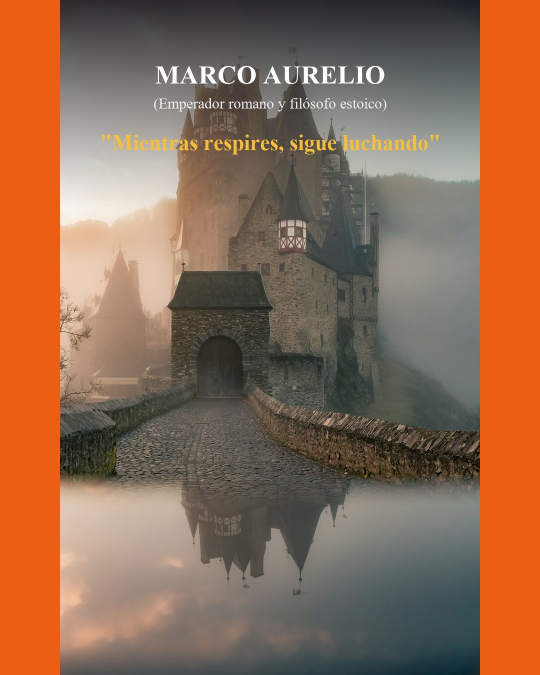
#> input picture prueba_estilo_carlos_arias.jpg, 1080 x 1350 px, given in place of mentalidad_de_acero_1791642856974.jpg, which was not available (shown at 1/2 size)
$ python generar_bateria_mentalidad.py
#> lines starting #> are read from the running program, lines starting #| are printed output that depends on the picture; pictures that were not available may be replaced by others from this repository, and a replacement may not be noted
#> (reads mentalidad_de_acero/publicaciones.json from the repository)
### componer_mentalidad_acero.py
import os
import sys
from PIL import Image, ImageDraw, ImageFont

if sys.platform == "win32":
    sys.stdout.reconfigure(encoding='utf-8')
    sys.stderr.reconfigure(encoding='utf-8')

def obtener_fuente(nombre, tamano):
    rutas_posibles = [
        f"C:\\Windows\\Fonts\\{nombre}",
        f"C:\\Windows\\Fonts\\impact.ttf",
        f"C:\\Windows\\Fonts\\arialbd.ttf",
        f"C:\\Windows\\Fonts\\arial.ttf"
    ]
    for r in rutas_posibles:
        if os.path.exists(r):
            try:
                return ImageFont.truetype(r, tamano)
            except Exception:
                continue
    return ImageFont.load_default()

import math

def dibujar_flecha(draw, start, end, color, width=3):
    draw.line([start, end], fill=color, width=width)
    dx = end[0] - start[0]
    dy = end[1] - start[1]
    angle = math.atan2(dy, dx)
    arrow_len = 14
    arrow_angle = math.pi / 6
    p1 = (end[0] - arrow_len * math.cos(angle - arrow_angle), end[1] - arrow_len * math.sin(angle - arrow_angle))
    p2 = (end[0] - arrow_len * math.cos(angle + arrow_angle), end[1] - arrow_len * math.sin(angle + arrow_angle))
    draw.polygon([end, p1, p2], fill=color)

def componer_infografia_mentalidad(
    imagen_base_path,
    titulo_superior="MENTALIDAD ERRÓNEA",
    subtitulo_superior="EL POBRECITO",
    items_izquierda=[
        "ES CULPA DE OTROS",
        "SIEMPRE SE QUEJA",
        "TODO LE SALE MAL",
        "VIVE EN EXCUSAS",
        "BUSCA LÁSTIMA",
        "SE SIENTE VÍCTIMA"
    ],
    items_derecha=[
        "ASUME RESPONSABILIDAD",
        "BUSCA SOLUCIONES",
        "APRENDE DE DIFICULTADES",
        "TRABAJA DURO",
        "NO BUSCA LÁSTIMA",
        "SE LEVANTA Y SIGUE"
    ],
    frase_linea1="LA POBREZA PUEDE SER UNA CIRCUNSTANCIA,",
    frase_linea2="PERO LA MENTALIDAD DE VÍCTIMA PUEDE SER UNA PRISIÓN.",
    output_path="mentalidad_infografia_final.jpg"
):
    # Formato vertical óptimo para Facebook: 1080 x 1350 (4:5)
#> called with titulo_superior = 'MENTALIDAD ERRÓNEA', subtitulo_superior = 'EL POBRECITO', frase_linea1 = 'LA POBREZA PUEDE SER UNA CIRCUNSTANCIA,'
    ancho_final = 1080
    alto_final = 1350

    img_base = Image.open(imagen_base_path).convert("RGBA")
    # Redimensionar cubriendo el lienzo central
    img_ratio = img_base.width / img_base.height
    target_ratio = ancho_final / alto_final

    if img_ratio > target_ratio:
        new_h = alto_final
        new_w = int(alto_final * img_ratio)
    else:
        new_w = ancho_final
        new_h = int(ancho_final / img_ratio)

    img_resized = img_base.resize((new_w, new_h), Image.Resampling.LANCZOS)
    left = (new_w - ancho_final) // 2
    top = (new_h - alto_final) // 2
    canvas = img_resized.crop((left, top, left + ancho_final, top + alto_final))

    # Capas de sombreado superior e inferior para legibilidad perfecta
    overlay = Image.new("RGBA", (ancho_final, alto_final), (0, 0, 0, 0))
#> overlay: PIL image 1080x1350 RGBA; every value is 0
    draw_ov = ImageDraw.Draw(overlay)

    # Degradado superior (0 a 240px)
    for y in range(240):
        alpha = int(220 * (1 - (y / 240.0) ** 1.3))
        draw_ov.line([(0, y), (ancho_final, y)], fill=(0, 0, 0, alpha))

    # Degradado inferior (1050 a 1350px)
    for y in range(1050, alto_final):
        alpha = int(240 * ((y - 1050) / 300.0) ** 1.1)
        draw_ov.line([(0, y), (ancho_final, y)], fill=(0, 0, 0, alpha))

    # Viñeta lateral tenue para resaltar textos
    for x in range(180):
        alpha = int(140 * (1 - (x / 180.0) ** 1.2))
        draw_ov.line([(x, 240), (x, 1050)], fill=(0, 0, 0, alpha))
        draw_ov.line([(ancho_final - 1 - x, 240), (ancho_final - 1 - x, 1050)], fill=(0, 0, 0, alpha))

    canvas = Image.alpha_composite(canvas, overlay)
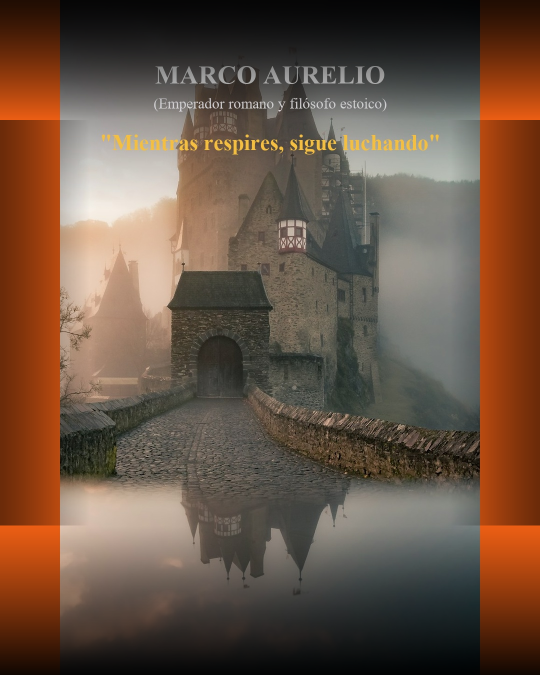
#> canvas: PIL image 1080x1350 RGBA (shown at 1/2 size); mean R, G, B, A 106.1, 83.3, 67.2, 255
    draw = ImageDraw.Draw(canvas)

    # 1. ENCABEZADO SUPERIOR
    font_titulo = obtener_fuente("impact.ttf", 64)
    font_subtitulo = obtener_fuente("impact.ttf", 80)

    # Texto: MENTALIDAD ERRÓNEA (blanco con sombra)
    bbox_t = draw.textbbox((0, 0), titulo_superior, font=font_titulo)
#> bbox_t = (0, 2, 110, 10)
    w_t = bbox_t[2] - bbox_t[0]
#> w_t = 110
    x_t = (ancho_final - w_t) // 2
#> x_t = 485
    y_t = 35

    draw.text((x_t + 3, y_t + 3), titulo_superior, fill=(0, 0, 0, 240), font=font_titulo)
    draw.text((x_t, y_t), titulo_superior, fill=(255, 255, 255, 255), font=font_titulo)

    # Texto: EL POBRECITO (amarillo oro con sombra profunda)
    bbox_s = draw.textbbox((0, 0), subtitulo_superior, font=font_subtitulo)
#> bbox_s = (0, 2, 68, 10)
    w_s = bbox_s[2] - bbox_s[0]
#> w_s = 68
    x_s = (ancho_final - w_s) // 2
#> x_s = 506
    y_s = 105

    draw.text((x_s + 4, y_s + 4), subtitulo_superior, fill=(0, 0, 0, 250), font=font_subtitulo)
    draw.text((x_s, y_s), subtitulo_superior, fill=(245, 175, 25, 255), font=font_subtitulo)

    # Línea roja decorativa bajo el título
    draw.line([(x_s, y_s + 90), (x_s + w_s, y_s + 90)], fill=(220, 38, 38, 240), width=4)

    # 2. ELEMENTOS IZQUIERDA (Mentalidad Débil)
    font_items = obtener_fuente("impact.ttf", 30)

    y_start_izq = 260
    espacio_y_izq = 115

    for i, item in enumerate(items_izquierda[:6]):
        cur_y = y_start_izq + (i * espacio_y_izq)
        bbox_it = draw.textbbox((0, 0), item, font=font_items)
        w_it = bbox_it[2] - bbox_it[0]

        # Sombra y texto
        draw.text((32, cur_y + 2), item, fill=(0, 0, 0, 240), font=font_items)
        draw.text((30, cur_y), item, fill=(241, 245, 249, 255), font=font_items)

        # Flecha indicadora hacia el centro/personaje
        start_x = 40 + w_it + 15
        end_x = start_x + 55
        target_y = cur_y + 16
        dibujar_flecha(draw, (start_x, target_y), (end_x, target_y), (148, 163, 184, 220), width=3)
#> this loop made 6 passes
#> (bbox_it, w_it, start_x, end_x) on passes 1 to 6: ((0, 2, 95, 10), 95, 150, 205), ((0, 2, 91, 11), 91, 146, 201), ((0, 2, 90, 10), 90, 145, 200), ((0, 2, 83, 10), 83, 138, 193), ((0, 2, 76, 10), 76, 131, 186), ((0, 2, 94, 10), 94, 149, 204)

    # 3. ELEMENTOS DERECHA (Mentalidad de Acero)
    y_start_der = 260
    espacio_y_der = 115

    for i, item in enumerate(items_derecha[:6]):
        cur_y = y_start_der + (i * espacio_y_der)
        bbox_it = draw.textbbox((0, 0), item, font=font_items)
        w_it = bbox_it[2] - bbox_it[0]
        cur_x = ancho_final - 35 - w_it

        # Flecha indicadora hacia el personaje/centro
        start_x = cur_x - 15
        end_x = start_x - 55
        target_y = cur_y + 16
        dibujar_flecha(draw, (start_x, target_y), (end_x, target_y), (245, 175, 25, 240), width=3)

        # Sombra y texto
        draw.text((cur_x + 2, cur_y + 2), item, fill=(0, 0, 0, 240), font=font_items)
        draw.text((cur_x, cur_y), item, fill=(255, 255, 255, 255), font=font_items)
#> this loop made 6 passes
#> (bbox_it, w_it, cur_x, start_x, end_x) on passes 1 to 6: ((0, 2, 125, 10), 125, 920, 905, 850), ((0, 2, 97, 10), 97, 948, 933, 878), ((0, 2, 132, 10), 132, 913, 898, 843), ((0, 2, 71, 10), 71, 974, 959, 904), ((0, 2, 93, 10), 93, 952, 937, 882), ((0, 2, 97, 10), 97, 948, 933, 878)

    # 4. FRASE SENTENCIA INFERIOR
    font_frase1 = obtener_fuente("impact.ttf", 36)
    font_frase2 = obtener_fuente("impact.ttf", 40)
    font_firma = obtener_fuente("arialbd.ttf", 22)

    # Línea 1 (Blanca)
    bbox_f1 = draw.textbbox((0, 0), frase_linea1, font=font_frase1)
#> bbox_f1 = (0, 2, 219, 11)
    w_f1 = bbox_f1[2] - bbox_f1[0]
#> w_f1 = 219
    x_f1 = (ancho_final - w_f1) // 2
#> x_f1 = 430
    y_f1 = 1130

    draw.text((x_f1 + 3, y_f1 + 3), frase_linea1, fill=(0, 0, 0, 240), font=font_frase1)
    draw.text((x_f1, y_f1), frase_linea1, fill=(255, 255, 255, 255), font=font_frase1)

    # Línea 2 (Amarillo Oro)
    bbox_f2 = draw.textbbox((0, 0), frase_linea2, font=font_frase2)
#> bbox_f2 = (0, 2, 282, 10)
    w_f2 = bbox_f2[2] - bbox_f2[0]
#> w_f2 = 282
    x_f2 = (ancho_final - w_f2) // 2
#> x_f2 = 399
    y_f2 = 1180

    draw.text((x_f2 + 3, y_f2 + 3), frase_linea2, fill=(0, 0, 0, 250), font=font_frase2)
    draw.text((x_f2, y_f2), frase_linea2, fill=(245, 175, 25, 255), font=font_frase2)

    # Firma: — MENTALIDAD DE ACERO —
    firma = "— MENTALIDAD DE ACERO —"
    bbox_fi = draw.textbbox((0, 0), firma, font=font_firma)
#> bbox_fi = (0, 2, 127, 10)
    w_fi = bbox_fi[2] - bbox_fi[0]
#> w_fi = 127
    x_fi = (ancho_final - w_fi) // 2
#> x_fi = 476
    y_fi = 1260

    draw.text((x_fi + 2, y_fi + 2), firma, fill=(0, 0, 0, 220), font=font_firma)
    draw.text((x_fi, y_fi), firma, fill=(148, 163, 184, 240), font=font_firma)

    # Guardar en JPEG alta calidad
    canvas.convert("RGB").save(output_path, "JPEG", quality=95)
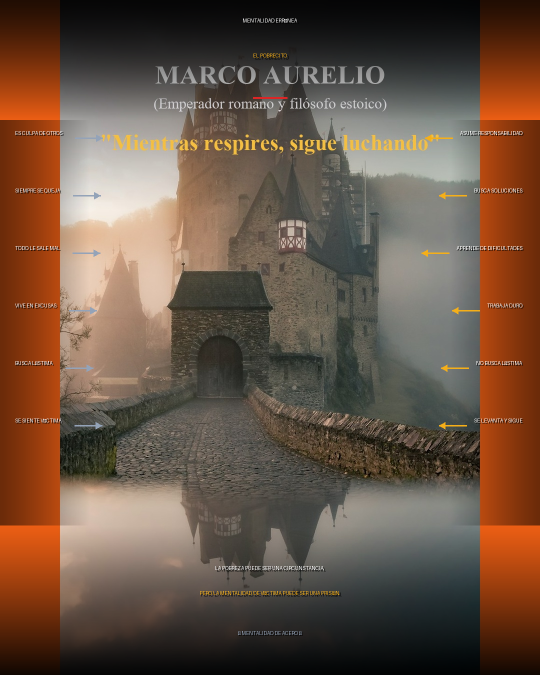
#> saved as post_1_el_pobrecito.jpg: PIL image 1080x1350 RGB (shown at 1/2 size); mean R, G, B 106.4, 83.7, 67.6
    print(f"✅ Infografía de Mentalidad generada con éxito en: {output_path}")

# [4 lines that do not run on import are left out]

### generar_bateria_mentalidad.py
import os
import sys
import json
import requests
from componer_mentalidad_acero import componer_infografia_mentalidad

if sys.platform == "win32":
    sys.stdout.reconfigure(encoding='utf-8')
    sys.stderr.reconfigure(encoding='utf-8')

# Cargar API Key
API_KEY = ""
if os.path.exists("config.json"):
    with open("config.json", "r", encoding="utf-8") as f:
        cfg = json.load(f)
        API_KEY = cfg.get("GEMINI_API_KEY", "")

# [34 lines left out: function redactar_copy_con_gemini, not called in this run]

# Las 10 Batallas Mentales
BATALLAS = [
    {
        "id": 1,
        "arquetipo": "EL POBRECITO",
        "subtitulo": "EL POBRECITO",
        "base_img": "C:\\Users\\JMSOLUTIONS8825\\.gemini\\antigravity\\brain\\89115b35-5a7e-4589-b341-10e2a7da7397\\mentalidad_de_acero_1791642856974.jpg",
        "items_izq": ["ES CULPA DE OTROS", "SIEMPRE SE QUEJA", "TODO LE SALE MAL", "VIVE EN EXCUSAS", "BUSCA LÁSTIMA", "SE SIENTE VÍCTIMA"],
        "items_der": ["ASUME RESPONSABILIDAD", "BUSCA SOLUCIONES", "APRENDE DE DIFICULTADES", "TRABAJA DURO", "NO BUSCA LÁSTIMA", "SE LEVANTA Y SIGUE"],
        "frase1": "LA POBREZA PUEDE SER UNA CIRCUNSTANCIA,",
        "frase2": "PERO LA MENTALIDAD DE VÍCTIMA PUEDE SER UNA PRISIÓN.",
        "ya_publicado": True
    },
    {
        "id": 2,
        "arquetipo": "EL PROCRASTINADOR",
        "subtitulo": "EL PROCRASTINADOR",
        "base_img": "C:\\Users\\JMSOLUTIONS8825\\.gemini\\antigravity\\brain\\89115b35-5a7e-4589-b341-10e2a7da7397\\contraste_disciplina_entrenamiento_1791643213855.jpg",
        "items_izq": ["LO DEJA PARA MAÑANA", "ESPERA ESTAR INSPIRADO", "ADEPTO A LAS REDES", "VIVE EN INTENCIONES", "PLANEA SIN EJECUTAR", "LLENO DE PROMESAS"],
        "items_der": ["EMPIEZA AHORA MISMO", "NO ESPERA MOTIVACIÓN", "CERO DISTRACCIONES", "VIVE EN ACCIONES", "EJECUTA EN SILENCIO", "LLENO DE RESULTADOS"],
        "frase1": "MAÑANA ES EL DÍA FAVORITO DEL QUE NUNCA LOGRA NADA.",
        "frase2": "EL ÉXITO SE CONSTRUYE HOY O NO SE CONSTRUYE NUNCA.",
        "ya_publicado": False
    },
    {
        "id": 3,
        "arquetipo": "EL FRÁGIL EMOCIONAL",
        "subtitulo": "EL FRÁGIL EMOCIONAL",
        "base_img": "C:\\Users\\JMSOLUTIONS8825\\.gemini\\antigravity\\brain\\89115b35-5a7e-4589-b341-10e2a7da7397\\mentalidad_de_acero_1791642856974.jpg",
        "items_izq": ["EXPLOTA POR TODO", "OFENDIDO CONSTANTE", "ESCLAVO DEL ÁNIMO", "DEPENDE DE OPINIONES", "REACCIONA AL INSTANTE", "MENTALIDAD DE CRISTAL"],
        "items_der": ["DOMINA SUS IMPULSOS", "INMUTABLE ANTE CRÍTICAS", "DISCIPLINA SOBRE ÁNIMO", "SEGURO DE SU MISIÓN", "RESPONDE CON CALMA", "MENTALIDAD BLINDADA"],
        "frase1": "QUIEN NO CONTROLA SUS PROPIAS EMOCIONES,",
        "frase2": "SERÁ SIEMPRE EL ESCLAVO DE QUIEN SEPA PROVOCARLO.",
        "ya_publicado": False
    },
    {
        "id": 4,
        "arquetipo": "EL BUSCADOR DE ATAJOS",
        "subtitulo": "EL BUSCADOR DE ATAJOS",
        "base_img": "C:\\Users\\JMSOLUTIONS8825\\.gemini\\antigravity\\brain\\89115b35-5a7e-4589-b341-10e2a7da7397\\contraste_cima_montana_fog_1791643241851.jpg",
        "items_izq": ["BUSCA DINERO FÁCIL", "HUYE DE LA DISCIPLINA", "CAMBIA CADA SEMANA", "QUIERE RESULTADOS YA", "NO PAGA EL PRECIO", "ESPERA UN MILAGRO"],
        "items_der": ["CONSTRUYE PASO A PASO", "ABRAZA EL PROCESO", "CONSTANTE POR AÑOS", "VALORA EL ESFUERZO", "PAGA EL PRECIO DIARIO", "ES SU PROPIO MILAGRO"],
        "frase1": "LOS ATAJOS EN LA VIDA CASI SIEMPRE CONDUCEN",
        "frase2": "A LOS CALLEJONES SIN SALIDA DE LA MEDIOCRIDAD.",
        "ya_publicado": False
    },
    {
        "id": 5,
        "arquetipo": "EL ADICTO A VALIDACIÓN",
        "subtitulo": "EL ADICTO A VALIDACIÓN",
        "base_img": "C:\\Users\\JMSOLUTIONS8825\\.gemini\\antigravity\\brain\\89115b35-5a7e-4589-b341-10e2a7da7397\\mentalidad_de_acero_1791642856974.jpg",
        "items_izq": ["VIVE PARA APARENTAR", "BUSCA EL APLAUSO", "TEME NO ENCAJAR", "COMPRA LO QUE NO PUEDE", "PIDE PERMISO AL MUNDO", "VACÍO POR DENTRO"],
        "items_der": ["VIVE PARA TRASCENDER", "BUSCA SU RESPETO", "NO TEME ESTAR SOLO", "INVIERTE EN SU MENTE", "AVANZA SIN MIRAR ATRÁS", "FORJADO POR DENTRO"],
        "frase1": "EL QUE EDIFICA SU VALOR SOBRE EL APLAUSO AJENO,",
        "frase2": "SE DERRUMBA EN EL MOMENTO EN QUE LLEGA EL SILENCIO.",
        "ya_publicado": False
    },
    {
        "id": 6,
        "arquetipo": "EL ENEMIGO DEL FRACASO",
        "subtitulo": "EL ENEMIGO DEL FRACASO",
        "base_img": "C:\\Users\\JMSOLUTIONS8825\\.gemini\\antigravity\\brain\\89115b35-5a7e-4589-b341-10e2a7da7397\\contraste_disciplina_entrenamiento_1791643213855.jpg",
        "items_izq": ["SE RINDE AL PRIMER GOLPE", "VE EL ERROR COMO FIN", "OCULTA SUS CAÍDAS", "TEME VOLVER A INTENTAR", "SE CREE DERROTADO", "QUEDA PARALIZADO"],
        "items_der": ["SE LEVANTA MÁS FUERTE", "VE EL ERROR COMO GUÍA", "APRENDE DE LA CAÍDA", "INTENTA CON MÁS FURIA", "SABE QUE EL FALLO EDUCA", "AVANZA SIN FRENO"],
        "frase1": "EL FRACASO NO ES LO CONTRARIO AL ÉXITO,",
        "frase2": "EL FRACASO ES LA MATERIA PRIMA CON LA QUE SE FORJA.",
        "ya_publicado": False
    },
    {
        "id": 7,
        "arquetipo": "EL ENVIDIOSO PASIVO",
        "subtitulo": "EL ENVIDIOSO PASIVO",
        "base_img": "C:\\Users\\JMSOLUTIONS8825\\.gemini\\antigravity\\brain\\89115b35-5a7e-4589-b341-10e2a7da7397\\mentalidad_de_acero_1791642856974.jpg",
        "items_izq": ["CRITICA EL ÉXITO AJENO", "HABLA DE OTRAS VIDAS", "COMPITE CON EL VECINO", "LLENO DE AMARGURA", "JUSTIFICA SU PEREZA", "DESEA QUE OTROS CAIGAN"],
        "items_der": ["APLAUDE AL QUE TRABAJA", "SOLO HABLA DE SU META", "COMPITE CONSIGO MISMO", "LLENO DE PROPÓSITO", "ELIMINA TODA EXCUSA", "CONCENTRADO EN CRECER"],
        "frase1": "LA ENVIDIA ES EL TRIBUTO INVOLUNTARIO",
        "frase2": "QUE LA MEDIOCRIDAD LE PAGA AL TALENTO Y AL TRABAJO.",
        "ya_publicado": False
    },
    {
        "id": 8,
        "arquetipo": "EL AMANTE DEL CONFORT",
        "subtitulo": "EL AMANTE DEL CONFORT",
        "base_img": "C:\\Users\\JMSOLUTIONS8825\\.gemini\\antigravity\\brain\\89115b35-5a7e-4589-b341-10e2a7da7397\\contraste_cima_montana_fog_1791643241851.jpg",
        "items_izq": ["HUYE DEL ESFUERZO", "PREFIERE LA CAMA", "CONFORME CON LO POCO", "TEME A LA PRESIÓN", "SE QUEJA DEL SUDOR", "SE OXIDA EN REPOSO"],
        "items_der": ["BUSCA LA DIFICULTAD", "DISCIPLINA TEMPRANA", "HAMBRIENTO DE CRECER", "CRECE BAJO PRESIÓN", "AMA EL SUDOR DIARIO", "SE FORJA EN EL FUEGO"],
        "frase1": "EL CONFORT ES UNA PRISIÓN SILENCIOSA",
        "frase2": "QUE ASESINA MÁS SUEÑOS QUE CUALQUIER FRACASO.",
        "ya_publicado": False
    },
    {
        "id": 9,
        "arquetipo": "EL HABLADOR DE PLANES",
        "subtitulo": "EL HABLADOR DE PLANES",
        "base_img": "C:\\Users\\JMSOLUTIONS8825\\.gemini\\antigravity\\brain\\89115b35-5a7e-4589-b341-10e2a7da7397\\contraste_disciplina_entrenamiento_1791643213855.jpg",
        "items_izq": ["MUCHO RUIDO Y NADA", "CUENTA TODO ANTES", "VIVE EN LA ILUSIÓN", "PROMETE Y NO CUMPLE", "BUSCA FELICITACIÓN", "CERO RESULTADOS"],
        "items_der": ["SILENCIO Y ACCIÓN", "MUESTRA RESULTADOS", "VIVE EN LA REALIDAD", "HACE MÁS DE LO QUE DICE", "CUMPLE SU PALABRA", "RESULTADOS REALES"],
        "frase1": "NO LE CUENTES A NADIE LO QUE VAS A HACER,",
        "frase2": "DEJA QUE EL RUIDO DE TUS RESULTADOS HABLE POR TI.",
        "ya_publicado": False
    },
    {
        "id": 10,
        "arquetipo": "EL ESCLAVO DEL PASADO",
        "subtitulo": "EL ESCLAVO DEL PASADO",
        "base_img": "C:\\Users\\JMSOLUTIONS8825\\.gemini\\antigravity\\brain\\89115b35-5a7e-4589-b341-10e2a7da7397\\mentalidad_de_acero_1791642856974.jpg",
        "items_izq": ["CULPA A SU INFANCIA", "USA EL DOLOR DE EXCUSA", "VIVE RESENTIDO", "NO SUPERA LA HERIDA", "SE CREE VÍCTIMA", "ATADO AL AYER"],
        "items_der": ["FORJA SU PRESENTE", "USA EL DOLOR DE ESCUDO", "TRANSFORMA EL RENCOR", "CICATRIZA Y GUERREA", "SE VE COMO GUERRERO", "DUEÑO DE SU MAÑANA"],
        "frase1": "TU PASADO FUE TU CAMPO DE ENTRENAMIENTO,",
        "frase2": "NO LA CONDENA PERPETUA DE TU DESTINO.",
        "ya_publicado": False
    }
]

def generar_todo():
    img_dir = os.path.join("mentalidad_de_acero", "imagenes")
    os.makedirs(img_dir, exist_ok=True)

    json_path = os.path.join("mentalidad_de_acero", "publicaciones.json")
    posts_existentes = []
    if os.path.exists(json_path):
        with open(json_path, "r", encoding="utf-8") as f:
            posts_existentes = json.load(f)

    posts_finales = []

    for b in BATALLAS:
        b_id = b["id"]
        img_filename = f"post_{b_id}_{b['arquetipo'].lower().replace(' ', '_')}.jpg"
        img_out_path = os.path.join(img_dir, img_filename)

        print(f"\n⚡ Procesando Batalla #{b_id}: {b['arquetipo']}...")

        # 1. Componer Infografía si no existe
        if not os.path.exists(img_out_path):
            print(f"  🎨 Componiendo imagen vertical: {img_filename}...")
            componer_infografia_mentalidad(
                imagen_base_path=b["base_img"],
                titulo_superior="MENTALIDAD ERRÓNEA",
                subtitulo_superior=b["subtitulo"],
                items_izquierda=b["items_izq"],
                items_derecha=b["items_der"],
                frase_linea1=b["frase1"],
                frase_linea2=b["frase2"],
                output_path=img_out_path
            )
        else:
            print(f"  ✅ Imagen ya existe: {img_filename}")

        # 2. Generar Copy si no existe en posts previos
        existente = next((p for p in posts_existentes if p.get("id") == b_id), None)
        if existente and existente.get("texto"):
            print(f"  ✅ Copy ya existente para #{b_id}")
            post_obj = existente
        else:
            print(f"  ✍️ Redactando copy con Gemini para #{b_id}...")
            texto_copy = redactar_copy_con_gemini(b["arquetipo"], b["frase1"], b["frase2"])
            # Fecha programada: 1 post cada día (a partir de hoy + id)
            dia = 10 + b_id - 1
            fecha_str = f"2026-10-{dia:02d}"
            post_obj = {
                "id": b_id,
                "fecha": fecha_str,
                "hora": "19:00",
                "arquetipo": b["arquetipo"],
                "titulo": f"Mentalidad Errónea: {b['arquetipo']} vs Mentalidad de Acero",
                "texto": texto_copy,
                "imagen": f"mentalidad_de_acero/imagenes/{img_filename}",
                "estado": "publicado" if b["ya_publicado"] else "pendiente"
            }

        posts_finales.append(post_obj)
#> pass 2 of the loop in generar_todo, `for b in BATALLAS:`:
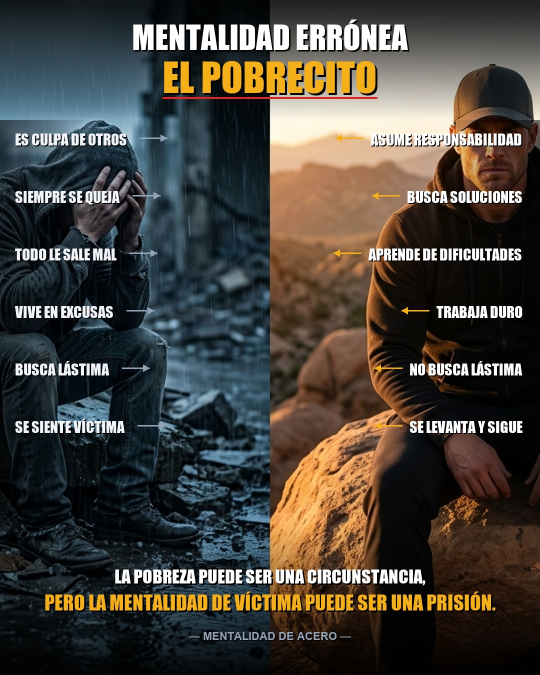
#> input picture ejemplo_mentalidad_acero_viral.jpg, 1080 x 1350 px, given in place of contraste_disciplina_entrenamiento_1791643213855.jpg, which was not available (shown at 1/2 size)
#> in componer_infografia_mentalidad (call 2), `canvas = Image.alpha_composite(canvas, overlay)`:
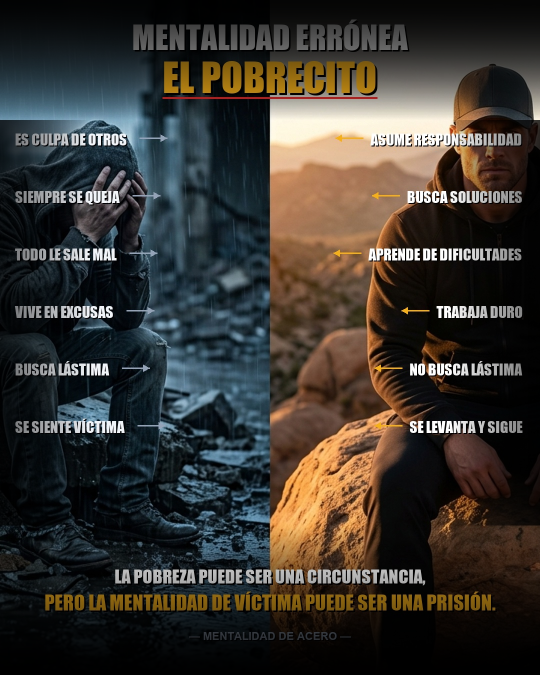
#> canvas: PIL image 1080x1350 RGBA (shown at 1/2 size); mean R, G, B, A 57.3, 53.4, 48, 255
#> bbox_s = (0, 2, 102, 10)
#> w_s = 102
#> x_s = 489
#> the loop in componer_infografia_mentalidad (call 2), `for i, item in enumerate(items_izquierda[:6]):` made 6 passes
#> (bbox_it, w_it, start_x, end_x) on passes 1 to 4: ((0, 2, 109, 10), 109, 164, 219), ((0, 2, 122, 10), 122, 177, 232), ((0, 2, 99, 10), 99, 154, 209), ((0, 2, 107, 10), 107, 162, 217)
#> the loop in componer_infografia_mentalidad (call 2), `for i, item in enumerate(items_derecha[:6]):` made 6 passes
#> (bbox_it, w_it, cur_x, start_x, end_x) on passes 1 to 4: ((0, 2, 114, 10), 114, 931, 916, 861), ((0, 2, 115, 10), 115, 930, 915, 860), ((0, 2, 106, 10), 106, 939, 924, 869), ((0, 2, 89, 10), 89, 956, 941, 886)
#> bbox_f1 = (0, 2, 283, 11)
#> w_f1 = 283
#> x_f1 = 398
#> bbox_f2 = (0, 2, 280, 10)
#> w_f2 = 280
#> x_f2 = 400
#> in componer_infografia_mentalidad (call 2), `canvas.convert("RGB").save(output_path, "JPEG", quality=95)`:
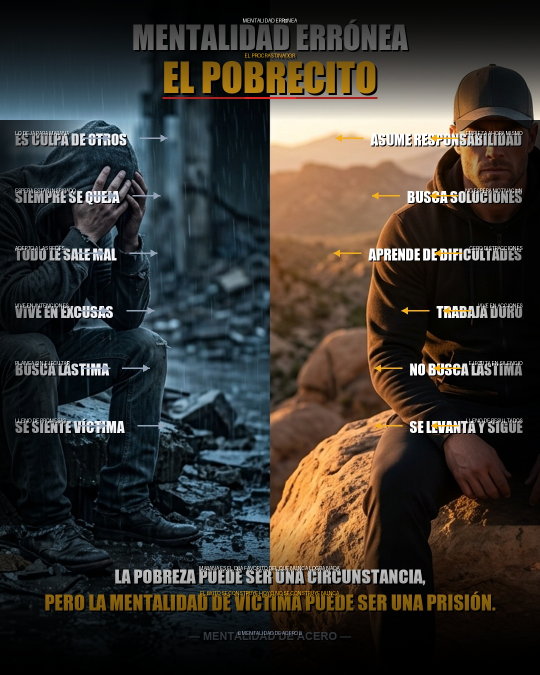
#> saved as post_2_el_procrastinador.jpg: PIL image 1080x1350 RGB (shown at 1/2 size); mean R, G, B 57.9, 53.8, 48.2

    with open(json_path, "w", encoding="utf-8") as f:
        json.dump(posts_finales, f, ensure_ascii=False, indent=2)

    print(f"\n🎉 ¡Batería completa de 10 publicaciones generada con éxito en {json_path}!")

if __name__ == "__main__":
    generar_todo()
